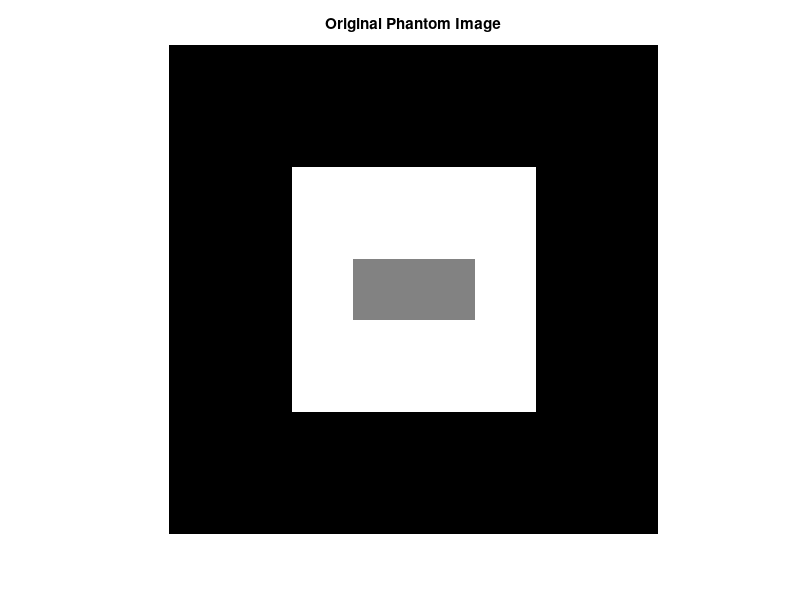
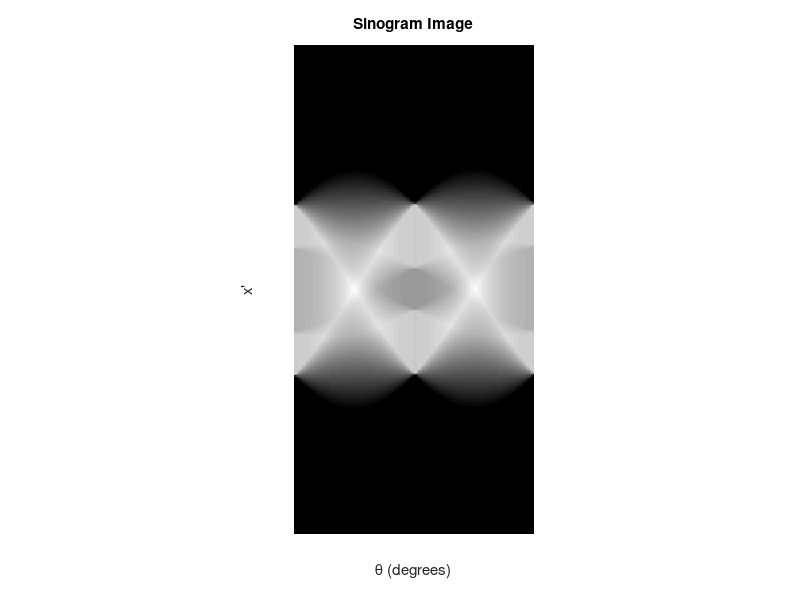

MATLAB code to generate these figures, in order: (Note: this script raises an error after producing the figures.)
% L05_Exercise_02

% Radon transforms and sinograms (filtered back projection)

warning off

% Phantom image generation
phantom_image = zeros(256,256);

for x=65:192
    for y=65:192
        phantom_image(x,y) = 255;
    end
end

for x=113:144
    for y=97:160
        phantom_image(x,y) = 128;
    end
end

% FILTERED BACK PROJECTION ON PHANTOM IMAGE

% Display phantom image
figure
imshow(phantom_image, [0 255]);
title('Original Phantom Image')

% Radon transform of phantom image
theta = 0:179;
[R_phantom,xp] = radon(phantom_image,theta);

% Display sinogram
figure
imshow(R_phantom,[],'Xdata',theta,'Ydata',xp,...
        'InitialMagnification','fit')
xlabel('\theta (degrees)')
ylabel('x''')
title('Sinogram Image')

% Recreate phantom image using filtered back projection
phantom_BP = iradon(R_phantom,theta,256);

% Display reconstructed phantom image
figure
imshow(phantom_BP, [0 255]);
title('Reconstructed Phantom Image')

% input('\nEnter to continue');

pause

% Display subtracted image
sub_image = phantom_image - phantom_BP;
hToolFig = imtool(sub_image);
set(hToolFig, 'Name', 'Difference Between Original & Reconstructed Images');

% input('\nEnter to continue');

pause

% Illustration of different filters

% Recreate phantom image using filtered back projection
phantom_BP = iradon(R_phantom,theta,256,'Hamming');

% Display reconstructed phantom image
figure
imshow(phantom_BP, [0 255]);
title('Reconstructed Phantom Image (Hamming Filter)')

% input('\nEnter to continue');

pause

% Display subtracted image
sub_image = phantom_image - phantom_BP;
hToolFig = imtool(sub_image);
set(hToolFig, 'Name', 'Difference Using Hamming Filter');

% input('\nEnter to continue');

pause

% Recreate phantom image using filtered back projection
phantom_BP = iradon(R_phantom,theta,256,'Cosine');

% Display reconstructed phantom image
figure
imshow(phantom_BP, [0 255]);
title('Reconstructed Phantom Image (Cosine Filter)')

% input('\nEnter to continue');

pause

% Display subtracted image
sub_image = phantom_image - phantom_BP;
hToolFig = imtool(sub_image);
set(hToolFig, 'Name', 'Difference Using Cosine Filter');

% input('\nEnter to continue');

pause

clear all
close all

% FILTERED BACK PROJECTION ON USER SELECTED IMAGE

% Read user selected image in
[filename,pathname] = uigetfile('Images\*.*','Select Image File');
filein = [pathname,filename];

info = dicominfo(filein);
dim = [double(info.Width), double(info.Height)];

original_image = double(dicomread(filein));
fclose('all');

% Display original image
figure
imshow(original_image, [0 4000]);
title('Original Image')

% Perform Radon transform
theta = 0:0.36:180;
[R_original,xp] = radon(original_image,theta);

% Display sinogram
figure
imshow(R_original,[],'Xdata',theta,'Ydata',xp,...
        'InitialMagnification','fit')
xlabel('\theta (degrees)')
ylabel('x''')
title('Sinogram Image')

% Recreate original image using filtered back projection
original_BP = iradon(R_original,theta,dim(1));

% Display reconstructed image
figure
imshow(original_BP, [0 4000]);
title('Reconstructed Image')

% Display subtracted image
sub_image = original_image - original_BP;
hToolFig = imtool(sub_image);
set(hToolFig, 'Name', 'Difference Between Original & Reconstructed Images');

% input('\nEnter to continue');

pause

% Illustration of different filters

% Recreate phantom image using filtered back projection
original_BP = iradon(R_original,theta,dim(1),'Hamming');

% Display reconstructed image
figure
imshow(original_BP, [0 4000]);
title('Reconstructed User Image (Hamming Filter)')

% input('\nEnter to continue');

pause

% Display subtracted image
sub_image = original_image - original_BP;
hToolFig = imtool(sub_image);
set(hToolFig, 'Name', 'Difference Using Hamming Filter');

% input('\nEnter to continue');

pause

% Recreate original image using filtered back projection
original_BP = iradon(R_original,theta,dim(1),'Cosine');

% Display reconstructed image
figure
imshow(original_BP, [0 4000]);
title('Reconstructed User Image (Cosine Filter)')

% input('\nEnter to continue');

pause

% Display subtracted image
sub_image = original_image - original_BP;
hToolFig = imtool(sub_image);
set(hToolFig, 'Name', 'Difference Using Cosine Filter');

% input('\nEnter to continue');

pause

clear all
close all

clc